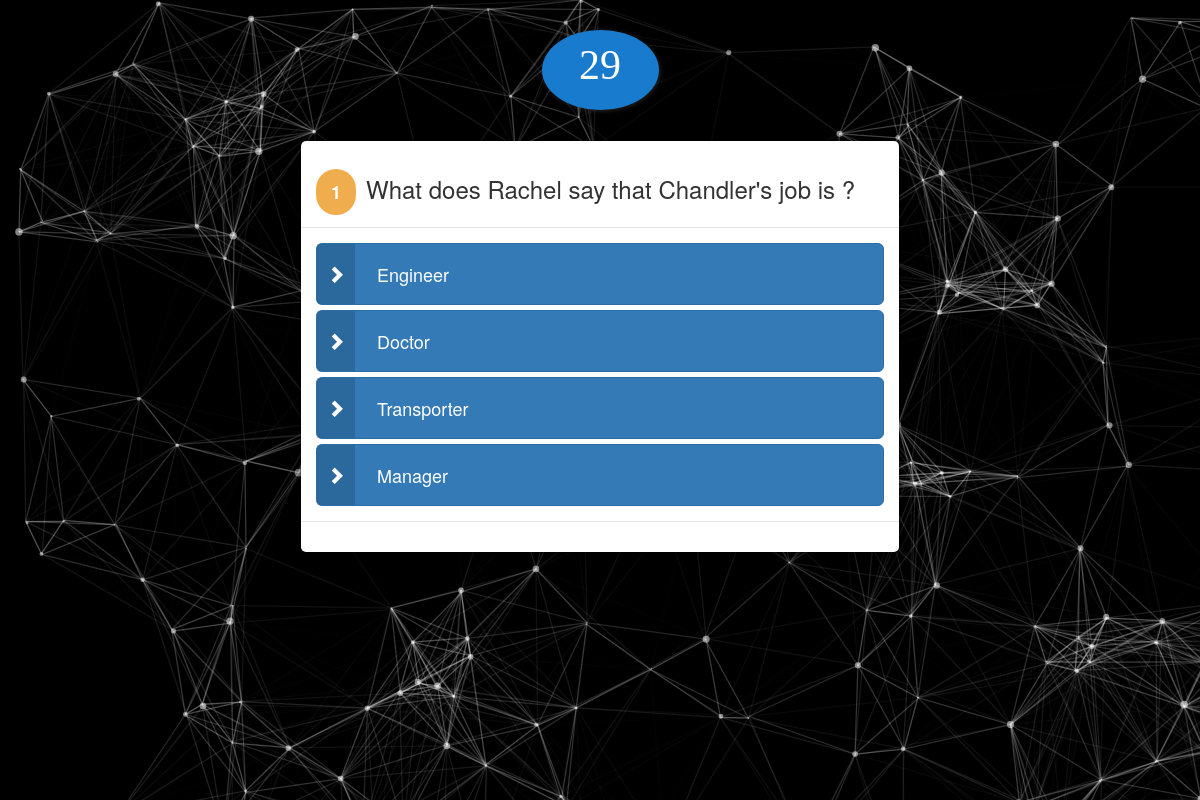
The page /Home/Question-3 on the database its author committed.
### Questions/models.py (models this page shows)
class Question(models.Model):
    id = models.IntegerField(primary_key=True , unique=True, null=False, blank=False)
    Question = models.CharField(max_length=300)
    Option_1 = models.CharField(max_length=60)
    Option_2 = models.CharField(max_length=60)
    Option_3 = models.CharField(max_length=60)
    Option_4 = models.CharField(max_length=60)
    def __str__(self):
        x = str(self.id)
        return x
    class Meta:
        db_table = ''
        managed = True
        verbose_name = 'Quesiton'
        verbose_name_plural = 'Quesiton'

### Questions/views.py (the view, shortened to what this page needs)
# urls.py: path('',include('Questions.urls')),
@csrf_exempt
def Questions(request, Uid):
    print("Printed in Views.Questions")
    global flag
    global flag_count
    global list_id
    x = Question.objects.get(id=Uid)
    params = {'pro': x, 'flag': flag, 'flag_count': flag_count}
    return render(request, 'ATW/questions.html', params)

### templates/ATW/questions.html (shortened to what this page needs)
{% load static %}
{% block meta %}
<link href="https://maxcdn.bootstrapcdn.com/bootstrap/3.3.0/css/bootstrap.min.css" rel="stylesheet" id="bootstrap-css">
{% endblock meta %}
{% block body %}
{% if flag_count < 7 %}
<div class="container-fluid bg-info full_height">
	<div class="clock-container " id = 'something'>
		<div class="clock-col">
		  <p class="clock-seconds clock-timer"></p>
		</div>
	</div>
	<div class="modal-dialog">
	  <div class="modal-content">
		 <div class="modal-header">
			<h3><span class="label label-warning" id="qid">{{ flag_count }}</span>{{ pro.Question }}</h3>
		</div>
		<div class="modal-body">
			<div class="col-xs-3 col-xs-offset-5">
		  </div>
		  <div class="quiz" id="quiz" data-toggle="buttons">
		   <label onclick="trial1()" class="element-animation1 btn btn-lg btn-primary btn-block"><span class="btn-label"><i class="glyphicon glyphicon-chevron-right"></i></span> <input type="radio" name="q_answer" value="{{ pro.Option_1 }}">{{ pro.Option_1 }}</label>
		   <label onclick="trial2()" class="element-animation2 btn btn-lg btn-primary btn-block"><span class="btn-label"><i class="glyphicon glyphicon-chevron-right"></i></span> <input type="radio" name="q_answer" value="{{ pro.Option_2 }}">{{ pro.Option_2 }}</label>
		   <label onclick="trial3()" class="element-animation3 btn btn-lg btn-primary btn-block"><span class="btn-label"><i class="glyphicon glyphicon-chevron-right"></i></span> <input type="radio" name="q_answer" value="{{ pro.Option_3 }}">{{ pro.Option_3 }}</label>
		   <label onclick="trial4()" class="element-animation4 btn btn-lg btn-primary btn-block"><span class="btn-label"><i class="glyphicon glyphicon-chevron-right"></i></span> <input type="radio" name="q_answer" value="{{ pro.Option_4 }}">{{ pro.Option_4 }}</label>
	   </div>
   </div>
   {% if flag_count > 1%}
   <div class="modal-footer text-muted">
		<span id="answer">Your previous answer was correct</span>
	{% else %}
	<div class="modal-footer text-muted">
	{% endif %}
</div>
</div>
</div>
</div>
{% endif %}
{% endblock body %}

### templates/ATW/questions.html (style rules this page uses)
.clock-seconds:before { content: var(--timer-seconds); }
#something { font-family: 'Montserrat', 'sans-serif'; width:10%; margin-right: auto; margin-left: auto; display: -webkit-box; display: flex; -webkit-box-align: center; align-items: center; -webkit-box-pack: center; justify-content: center; }
.clock-container { margin-top: 30px; margin-bottom: 30px; background-color: #187bcd; border-radius: 100%; padding: 5px 0px; box-shadow: 1px 1px 5px rgba(255, 255, 255, 0.15), 0 15px 90px 30px rgba(0, 0, 0, 0.25); display: -webkit-box; display: flex; }
.clock-col { text-align: center; margin-right: 40px; margin-left: 40px; min-width: 90px; position: relative; }
.clock-timer:before { color: #fff; font-size: 4.2rem; text-transform: uppercase; }

### rows shown on the page
Question: Question "What does Rachel say that Chandler's job is ?", Option_1 "Engineer", Option_2 "Doctor", Option_3 "Transporter", Option_4 "Manager"

### other values the page prints
{{ flag_count }} "1"
